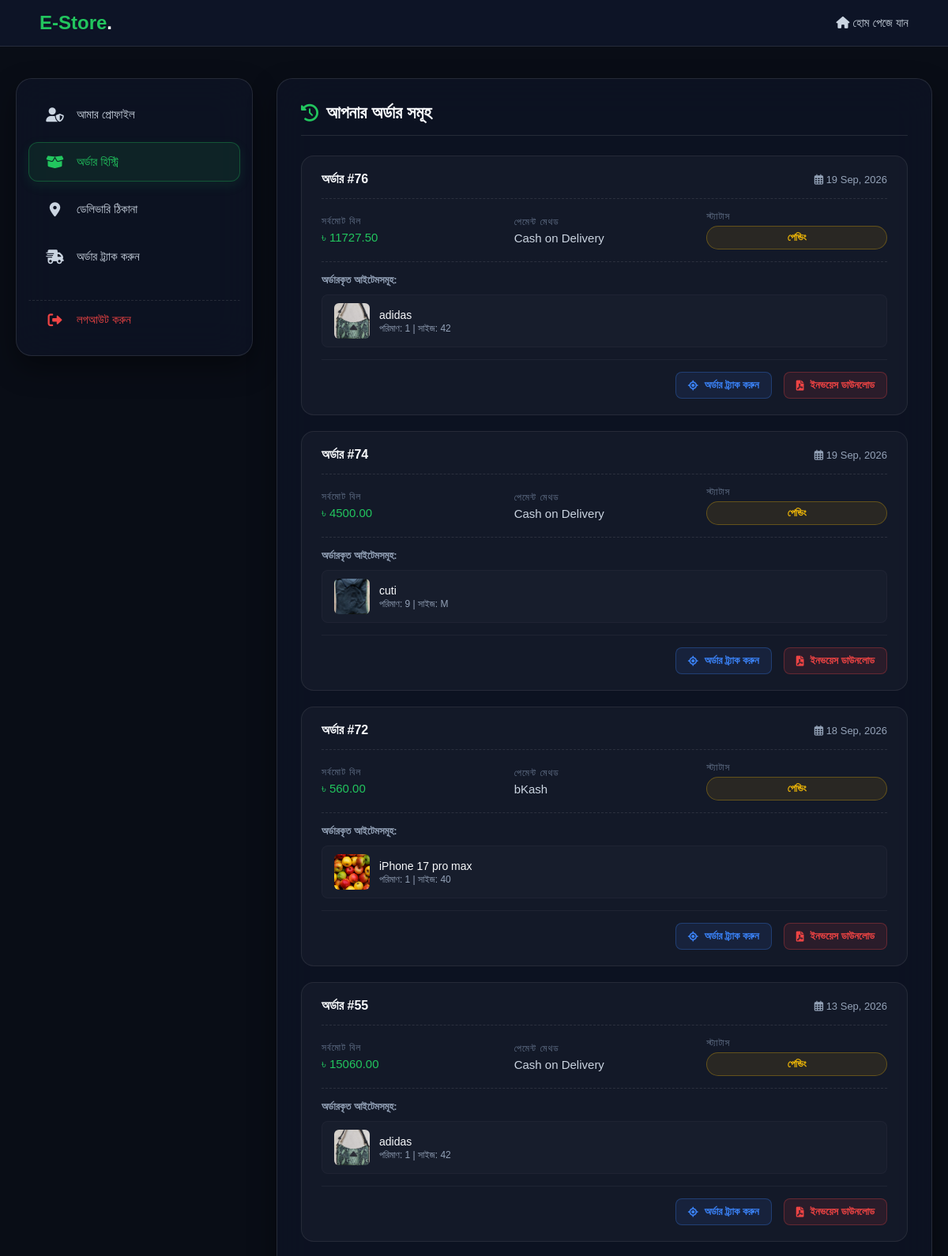
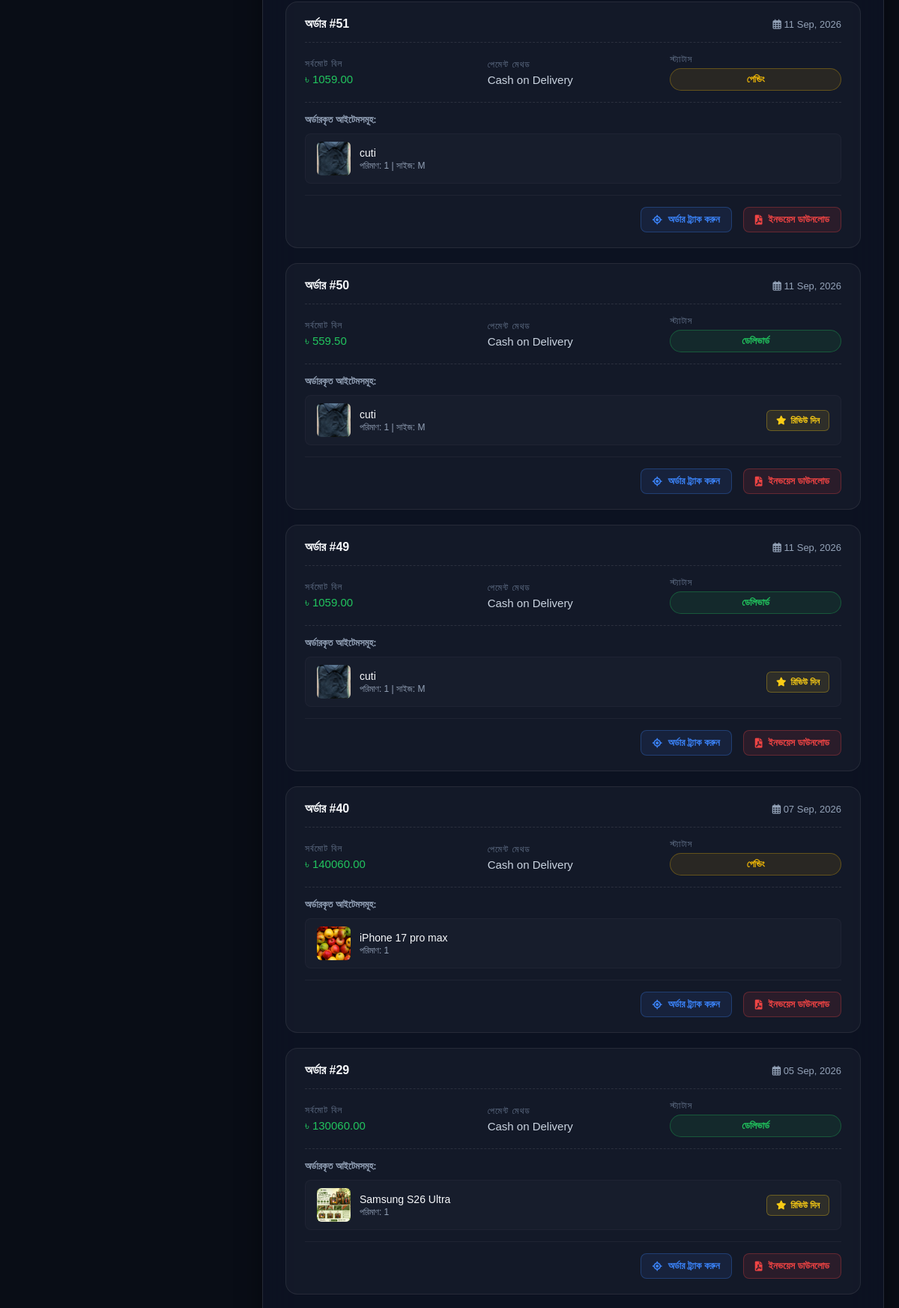
/order-history/ (signed in, upper part), run on the app's committed database (2 pictures, top to bottom).
### store/models.py (models this page shows, shortened)
class Order(models.Model):
    user = models.ForeignKey(settings.AUTH_USER_MODEL, on_delete=models.SET_NULL, null=True, blank=True,
                             related_name='orders')
    STATUS_CHOICES = (
        ('Pending', 'Pending'),
        ('Processing', 'Processing'),
        ('Shipped', 'Shipped'),
        ('Delivered', 'Delivered'),
        ('Cancelled', 'Cancelled'),
    )
    PAYMENT_CHOICES = (
        ('Cash on Delivery', 'Cash on Delivery'),
        ('bKash', 'bKash'),
        ('Nagad', 'Nagad'),
    )
    full_name = models.CharField(max_length=250)
    email = models.EmailField(blank=True, null=True)
    phone = models.CharField(max_length=20)
    address = models.TextField()
    subtotal = models.DecimalField(max_digits=10, decimal_places=2, default=0.00)
    discount_amount = models.DecimalField(max_digits=10, decimal_places=2, default=0.00)
    shipping_charge = models.DecimalField(max_digits=10, decimal_places=2, default=0.00)
    total_price = models.DecimalField(max_digits=10, decimal_places=2)
    payment_method = models.CharField(max_length=20, choices=PAYMENT_CHOICES, default='Cash on Delivery')
    sender_number = models.CharField(max_length=20, blank=True, null=True, help_text="যে নম্বর থেকে টাকা পাঠানো হয়েছে")
    trx_id = models.CharField(max_length=100, blank=True, null=True, help_text="বিকাশ/নগদ ট্রানজেকশন আইডি")
    status = models.CharField(max_length=20, choices=STATUS_CHOICES, default='Pending')
    created_at = models.DateTimeField(auto_now_add=True)

class OrderItem(models.Model):
    order = models.ForeignKey(Order, on_delete=models.CASCADE, related_name='items')
    product = models.ForeignKey(Product, on_delete=models.CASCADE)
    price = models.DecimalField(max_digits=10, decimal_places=2)
    quantity = models.PositiveIntegerField(default=1)
    size = models.CharField(max_length=50, blank=True, null=True)

class Product(models.Model):
    name = models.CharField(max_length=200)
    slug = models.SlugField(max_length=200, unique=True)
    description = models.TextField()
    price = models.DecimalField(max_digits=10, decimal_places=2)
    discount_price = models.DecimalField(max_digits=10, decimal_places=2, blank=True, null=True)
    stock = models.IntegerField()
    is_available = models.BooleanField(default=True)
    category = models.ForeignKey(Category, on_delete=models.CASCADE, related_name='products')
    brand = models.ForeignKey(Brand, on_delete=models.SET_NULL, null=True, blank=True, related_name='products')
    sizes = models.ManyToManyField(Size, blank=True, related_name='products')
    frequently_bought_together = models.ManyToManyField('self', blank=True, symmetrical=False,
                                                        help_text="এই প্রোডাক্টের সাথে কাস্টমাররা আর কী কী কিনতে পারে (যেমন: জার্সির সাথে প্যান্ট)")
    bundle_discount = models.IntegerField(default=0,
                                          help_text="বান্ডেল হিসেবে কিনলে কত % ছাড় দিতে চান? (যেমন: 10, 15)")
    image = models.ImageField(upload_to='products/')
    created_at = models.DateTimeField(auto_now_add=True)
    updated_at = models.DateTimeField(auto_now=True)

### store/views.py (the view)
# urls.py: path('order-history/', views.order_history, name='order_history'),
@login_required(login_url='login')
def order_history(request):
    orders = Order.objects.filter(user=request.user).order_by('-created_at')
    return render(request, 'store/order_history.html', {'orders': orders})

### store/cart.py (called while the page is built)
    def __len__(self):
        return sum(item['quantity'] for item in self.cart.values() if isinstance(item, dict) and 'quantity' in item)

### store/templates/store/order_history.html (shortened to what this page needs)
<!DOCTYPE html>
<html lang="bn">
<head>
    <link href="https://cdnjs.cloudflare.com/ajax/libs/font-awesome/6.0.0/css/all.min.css" rel="stylesheet">
</head>
<body>
    <nav class="navbar">
        <a href="{% url 'product_list' %}" class="logo">E-Store<span style="color:white;">.</span></a>
        <a href="{% url 'product_list' %}" class="back-link"><i class="fa-solid fa-house"></i> হোম পেজে যান</a>
    </nav>
    <div class="dashboard-container">
        <div class="glass-panel sidebar" style="padding: 20px 15px; height: fit-content;">
            <div class="sidebar-nav">
                <a href="{% url 'profile' %}" class="nav-item">
                    <i class="fa-solid fa-user-shield"></i> আমার প্রোফাইল
                </a>
                <a href="{% url 'order_history' %}" class="nav-item active">
                    <i class="fa-solid fa-box-open"></i> অর্ডার হিস্ট্রি
                </a>
                <a href="{% url 'user_address' %}" class="nav-item">
                    <i class="fa-solid fa-location-dot"></i> ডেলিভারি ঠিকানা
                </a>
                <a href="{% url 'track_order' %}" class="nav-item">
                    <i class="fa-solid fa-truck-fast"></i> অর্ডার ট্র্যাক করুন
                </a>
                <a href="{% url 'logout' %}" class="nav-item logout">
                    <i class="fa-solid fa-right-from-bracket"></i> লগআউট করুন
                </a>
            </div>
        </div>
        <div class="glass-panel main-content">
            <h2 class="page-title"><i class="fa-solid fa-clock-rotate-left"></i> আপনার অর্ডার সমূহ</h2>
            <div class="orders-list">
                {% for order in orders %}
                <div class="order-card">
                    <div class="order-header">
                        <span class="order-id">অর্ডার #{{ order.id }}</span>
                        <span class="order-date"><i class="fa-regular fa-calendar-days"></i> {{ order.created_at|date:"d M, Y" }}</span>
                    </div>
                    <div class="order-body">
                        <div class="info-block">
                            <span class="info-label">সর্বমোট বিল</span>
                            <span class="info-value" style="color: #22c55e;">৳ {{ order.total_price }}</span>
                        </div>
                        <div class="info-block">
                            <span class="info-label">পেমেন্ট মেথড</span>
                            <span class="info-value">{{ order.payment_method }}</span>
                        </div>
                        <div class="info-block">
                            <span class="info-label">স্ট্যাটাস</span>
                            {% if order.status == 'Pending' %}
                                <span class="status-badge status-pending">পেন্ডিং</span>
                            {% elif order.status == 'Processing' or order.status == 'Shipped' %}
                                <span class="status-badge status-processing">{{ order.status }}</span>
                            {% elif order.status == 'Delivered' %}
                                <span class="status-badge status-delivered">ডেলিভার্ড</span>
                            {% else %}
                                <span class="status-badge status-cancelled">{{ order.status }}</span>
                            {% endif %}
                        </div>
                    </div>
                    <div class="order-items-wrapper">
                        <h4 style="font-size: 13px; color: #94a3b8; margin-bottom: 10px;">অর্ডারকৃত আইটেমসমূহ:</h4>
                        {% for item in order.items.all %}
                        <div class="ordered-item-row">
                            <div class="item-basic-info">
                                {% if item.product.image %}
                                    <img src="{{ item.product.image.url }}" class="item-img" alt="Product">
                                {% else %}
                                    <div class="item-placeholder"><i class="fa-solid fa-box"></i></div>
                                {% endif %}
                                <div>
                                    <div class="item-name">{{ item.product.name|truncatechars:40 }}</div>
                                    <div class="item-meta">
                                        পরিমাণ: {{ item.quantity }}
                                        {% if item.size %} | সাইজ: {{ item.size }}{% endif %}
                                    </div>
                                </div>
                            </div>
                            {% if order.status == 'Delivered' %}
                                <a href="{% url 'product_detail' item.product.slug %}" class="btn-review">
                                    <i class="fa-solid fa-star"></i> রিভিউ দিন
                                </a>
                            {% endif %}
                        </div>
                        {% endfor %}
                    </div>
                    <div class="order-footer" style="display: flex; justify-content: flex-end; gap: 15px;">
                        <a href="{% url 'track_order' %}" style="background: rgba(59, 130, 246, 0.1); color: #3b82f6; border: 1px solid rgba(59, 130, 246, 0.3); padding: 8px 15px; border-radius: 8px; font-size: 13px; font-weight: 600; text-decoration: none; transition: 0.3s; display: flex; align-items: center; gap: 8px;">
                            <i class="fa-solid fa-location-crosshairs"></i> অর্ডার ট্র্যাক করুন
                        </a>
                        <a href="{% url 'generate_invoice' order.id %}" target="_blank" class="btn-invoice">
                            <i class="fa-solid fa-file-pdf"></i> ইনভয়েস ডাউনলোড
                        </a>
                    </div>
                </div>
                {% endfor %}
            </div>
        </div>
    </div>
</body>
</html>

### store/templates/store/order_history.html (style rules this page uses)
* { margin: 0; padding: 0; box-sizing: border-box; font-family: 'Poppins', sans-serif; }
body { background: #090d16; color: #ffffff; min-height: 100vh; padding-bottom: 50px; }
.navbar { background: rgba(15, 23, 42, 0.85); backdrop-filter: blur(20px); -webkit-backdrop-filter: blur(20px); padding: 15px 50px; display: flex; justify-content: space-between; align-items: center; border-bottom: 1px solid rgba(255, 255, 255, 0.1); margin-bottom: 40px; }
.logo { font-size: 24px; font-weight: 700; color: #22c55e; text-decoration: none; }
.back-link { color: #cbd5e1; text-decoration: none; transition: 0.3s; font-size: 15px; }
.dashboard-container { max-width: 1200px; margin: 0 auto; padding: 0 20px; display: grid; grid-template-columns: 300px 1fr; gap: 30px; }
.glass-panel { background: rgba(15, 23, 42, 0.6); backdrop-filter: blur(25px); -webkit-backdrop-filter: blur(25px); border: 1px solid rgba(255, 255, 255, 0.1); border-radius: 20px; padding: 30px; box-shadow: 0 15px 35px rgba(0,0,0,0.4); }
.sidebar-nav { display: flex; flex-direction: column; gap: 10px; }
.nav-item { padding: 15px 20px; border-radius: 12px; color: #cbd5e1; text-decoration: none; font-size: 15px; font-weight: 500; display: flex; align-items: center; gap: 15px; transition: all 0.3s ease; border: 1px solid transparent; }
.nav-item i { font-size: 18px; width: 25px; text-align: center; }
.nav-item.active { background: rgba(34, 197, 94, 0.1); color: #22c55e; border-color: rgba(34, 197, 94, 0.3); box-shadow: 0 5px 15px rgba(34, 197, 94, 0.1); }
.nav-item.logout { color: #ef4444; margin-top: 20px; border-top: 1px dashed rgba(255,255,255,0.1); border-radius: 0 0 12px 12px; }
.page-title { font-size: 22px; color: #f8fafc; margin-bottom: 25px; display: flex; align-items: center; gap: 10px; border-bottom: 1px solid rgba(255,255,255,0.1); padding-bottom: 15px; }
.page-title i { color: #22c55e; }
.order-card { background: rgba(255, 255, 255, 0.03); border: 1px solid rgba(255, 255, 255, 0.08); border-radius: 16px; padding: 20px 25px; margin-bottom: 20px; transition: 0.3s; }
.order-header { display: flex; justify-content: space-between; align-items: center; margin-bottom: 15px; padding-bottom: 15px; border-bottom: 1px dashed rgba(255,255,255,0.1); }
.order-id { font-size: 16px; font-weight: 600; color: #f8fafc; }
.order-date { font-size: 13px; color: #94a3b8; }
.order-body { display: grid; grid-template-columns: 1fr 1fr 1fr; gap: 15px; align-items: center; margin-bottom: 15px; }
.info-block { display: flex; flex-direction: column; gap: 5px; }
.info-label { font-size: 12px; color: #64748b; text-transform: uppercase; letter-spacing: 1px; }
.info-value { font-size: 15px; font-weight: 500; color: #cbd5e1; }
.status-badge { display: inline-block; padding: 6px 12px; border-radius: 20px; font-size: 13px; font-weight: 600; text-align: center; }
.status-pending { background: rgba(234, 179, 8, 0.1); color: #eab308; border: 1px solid rgba(234, 179, 8, 0.3); }
.status-delivered { background: rgba(34, 197, 94, 0.1); color: #22c55e; border: 1px solid rgba(34, 197, 94, 0.3); }
.order-items-wrapper { border-top: 1px dashed rgba(255,255,255,0.1); padding-top: 15px; margin-top: 15px; }
.ordered-item-row { display: flex; justify-content: space-between; align-items: center; background: rgba(255,255,255,0.02); padding: 10px 15px; border-radius: 8px; margin-bottom: 10px; border: 1px solid rgba(255,255,255,0.03); }
.item-basic-info { display: flex; align-items: center; gap: 12px; }
.item-img { width: 45px; height: 45px; border-radius: 6px; object-fit: cover; }
.item-name { color: #f8fafc; font-size: 14px; font-weight: 500; margin-bottom: 2px; }
.item-meta { color: #94a3b8; font-size: 12px; }
.btn-review { background: rgba(250, 204, 21, 0.1); color: #facc15; border: 1px solid rgba(250, 204, 21, 0.3); padding: 6px 12px; border-radius: 6px; font-size: 12px; font-weight: 600; text-decoration: none; transition: 0.3s; display: flex; align-items: center; gap: 6px; }
.order-footer { margin-top: 15px; padding-top: 15px; border-top: 1px solid rgba(255,255,255,0.05); display: flex; justify-content: flex-end; }
.btn-invoice { background: rgba(239, 68, 68, 0.1); color: #ef4444; border: 1px solid rgba(239, 68, 68, 0.3); padding: 8px 15px; border-radius: 8px; font-size: 13px; font-weight: 600; text-decoration: none; transition: 0.3s; display: flex; align-items: center; gap: 8px; }

### data on the page
Order: id "76", created_at "19 Sep, 2026", total_price "11727.50", payment_method "Cash on Delivery", status "পেন্ডিং"
OrderItem: product.image (picture), product.name "adidas", quantity "1", size "42"
Order: id "74", created_at "19 Sep, 2026", total_price "4500.00", payment_method "Cash on Delivery", status "পেন্ডিং"
OrderItem: product.image (picture), product.name "cuti", quantity "9", size "M"
Order: id "72", created_at "18 Sep, 2026", total_price "560.00", payment_method "bKash", status "পেন্ডিং"
OrderItem: product.image (picture), product.name "iPhone 17 pro max", quantity "1", size "40"
Order: id "55", created_at "13 Sep, 2026", total_price "15060.00", payment_method "Cash on Delivery", status "পেন্ডিং"
OrderItem: product.image (picture), product.name "adidas", quantity "1", size "42"
Order: id "51", created_at "11 Sep, 2026", total_price "1059.00", payment_method "Cash on Delivery", status "পেন্ডিং"
OrderItem: product.image (picture), product.name "cuti", quantity "1", size "M"
Order: id "50", created_at "11 Sep, 2026", total_price "559.50", payment_method "Cash on Delivery", status "ডেলিভার্ড"
OrderItem: product.image (picture), product.name "cuti", quantity "1", size "M", shows "রিভিউ দিন"
Order: id "49", created_at "11 Sep, 2026", total_price "1059.00", payment_method "Cash on Delivery", status "ডেলিভার্ড"
OrderItem: product.image (picture), product.name "cuti", quantity "1", size "M", shows "রিভিউ দিন"
Order: id "40", created_at "07 Sep, 2026", total_price "140060.00", payment_method "Cash on Delivery", status "পেন্ডিং"
OrderItem: product.image (picture), product.name "iPhone 17 pro max", quantity "1"
Order: id "29", created_at "05 Sep, 2026", total_price "130060.00", payment_method "Cash on Delivery", status "ডেলিভার্ড"
OrderItem: product.image (picture), product.name "Samsung S26 Ultra", quantity "1", shows "রিভিউ দিন"
